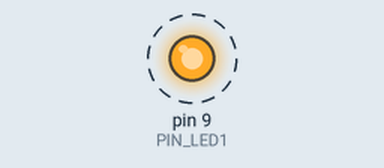
Simulated run of this sketch. Board: Arduino Uno, built with avr-gcc and run on an emulated ATmega328P. On the bench: output pins drawn as LEDs (lit = HIGH). Dashed ring = blinking.

Above: at 0.15 s.
Timing chart, 0 to 3.0 s (numbered marks = the images above):
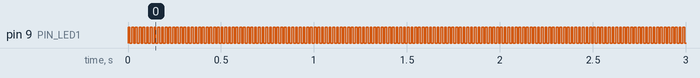

The sketch:

sketch_ej17.ino
```cpp
#define PIN_LED1 9


void setup() {
  pinMode(PIN_LED1, OUTPUT);
}

int cresta = 10;

void loop() {

// terminar
    digitalWrite(PIN_LED1, HIGH);
    delay(cresta);
    digitalWrite(PIN_LED1, LOW);
    delay(10);


}
```

Measured:
- by itself, pin 9 (PIN_LED1): alternates HIGH for 0.01 s and LOW for 0.01 s
